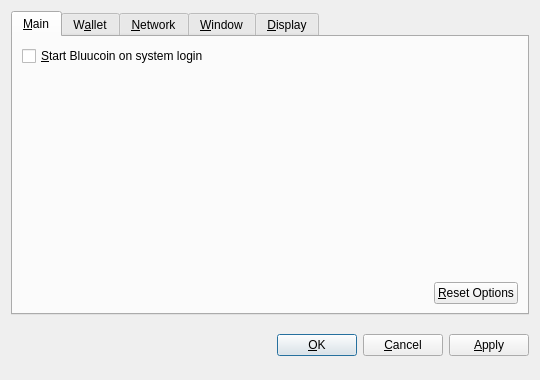
<?xml version="1.0" encoding="UTF-8"?>
<ui version="4.0">
 <class>OptionsDialog</class>
 <widget class="QDialog" name="OptionsDialog">
  <property name="geometry">
   <rect>
    <x>0</x>
    <y>0</y>
    <width>540</width>
    <height>380</height>
   </rect>
  </property>
  <property name="windowTitle">
   <string>Options</string>
  </property>
  <property name="modal">
   <bool>true</bool>
  </property>
  <layout class="QVBoxLayout" name="verticalLayout">
   <item>
    <widget class="QTabWidget" name="tabWidget">
     <property name="tabPosition">
      <enum>QTabWidget::North</enum>
     </property>
     <property name="currentIndex">
      <number>0</number>
     </property>
     <widget class="QWidget" name="tabMain">
      <attribute name="title">
       <string>&amp;Main</string>
      </attribute>
      <layout class="QVBoxLayout" name="verticalLayout_Main">
       <item>
        <widget class="QCheckBox" name="bitcoinAtStartup">
         <property name="toolTip">
          <string>Automatically start Bluucoin after logging in to the system.</string>
         </property>
         <property name="text">
          <string>&amp;Start Bluucoin on system login</string>
         </property>
        </widget>
       </item>
       <item>
        <spacer name="verticalSpacer_Main">
         <property name="orientation">
          <enum>Qt::Vertical</enum>
         </property>
         <property name="sizeHint" stdset="0">
          <size>
           <width>20</width>
           <height>40</height>
          </size>
         </property>
        </spacer>
       </item>
       <item>
        <layout class="QHBoxLayout" name="horizontalLayout_2_Main">
         <item>
          <spacer name="horizontalSpacer_2_Main">
           <property name="orientation">
            <enum>Qt::Horizontal</enum>
           </property>
           <property name="sizeHint" stdset="0">
            <size>
             <width>40</width>
             <height>20</height>
            </size>
           </property>
          </spacer>
         </item>
         <item>
          <widget class="QPushButton" name="resetButton">
           <property name="toolTip">
            <string>Reset all client options to default.</string>
           </property>
           <property name="text">
            <string>&amp;Reset Options</string>
           </property>
           <property name="autoDefault">
            <bool>false</bool>
           </property>
          </widget>
         </item>
        </layout>
       </item>
      </layout>
     </widget>
     <widget class="QWidget" name="tabWallet">
      <attribute name="title">
       <string>W&amp;allet</string>
      </attribute>
      <layout class="QVBoxLayout" name="verticalLayout_Network">
       <item>
        <widget class="QLabel" name="transactionFeeInfoLabel">
         <property name="text">
          <string>Optional transaction fee per kB that helps make sure your transactions are processed quickly. Most transactions are 1 kB.</string>
         </property>
         <property name="textFormat">
          <enum>Qt::PlainText</enum>
         </property>
         <property name="wordWrap">
          <bool>true</bool>
         </property>
        </widget>
       </item>
       <item>
        <layout class="QHBoxLayout" name="horizontalLayout_1_Main">
         <item>
          <widget class="QLabel" name="transactionFeeLabel">
           <property name="text">
            <string>Pay transaction &amp;fee</string>
           </property>
           <property name="textFormat">
            <enum>Qt::PlainText</enum>
           </property>
           <property name="buddy">
            <cstring>transactionFee</cstring>
           </property>
          </widget>
         </item>
         <item>
          <widget class="BitcoinAmountField" name="transactionFee"/>
         </item>
         <item>
          <spacer name="horizontalSpacer_1_Main">
           <property name="orientation">
            <enum>Qt::Horizontal</enum>
           </property>
           <property name="sizeHint" stdset="0">
            <size>
             <width>40</width>
             <height>20</height>
            </size>
           </property>
          </spacer>
         </item>
        </layout>
       </item>
       <item>
        <widget class="QLabel" name="label">
         <property name="text">
          <string>If you disable the spending of unconfirmed change, the change from a transaction cannot be used until that transaction has at least one confirmation. This also affects how your balance is computed.</string>
         </property>
         <property name="wordWrap">
          <bool>true</bool>
         </property>
        </widget>
       </item>
       <item>
        <widget class="QCheckBox" name="spendZeroConfChange">
         <property name="text">
          <string>Spend unconfirmed change  (experts only)</string>
         </property>
        </widget>
       </item>
       <item>
        <spacer name="verticalSpacer">
         <property name="orientation">
          <enum>Qt::Vertical</enum>
         </property>
         <property name="sizeHint" stdset="0">
          <size>
           <width>20</width>
           <height>40</height>
          </size>
         </property>
        </spacer>
       </item>
      </layout>
     </widget>
     <widget class="QWidget" name="tabNetwork">
      <attribute name="title">
       <string>&amp;Network</string>
      </attribute>
      <layout class="QVBoxLayout" name="verticalLayout_Network">
       <item>
        <widget class="QCheckBox" name="mapPortUpnp">
         <property name="toolTip">
          <string>Automatically open the Bluucoin client port on the router. This only works when your router supports UPnP and it is enabled.</string>
         </property>
         <property name="text">
          <string>Map port using &amp;UPnP</string>
         </property>
        </widget>
       </item>
       <item>
        <widget class="QCheckBox" name="connectSocks">
         <property name="toolTip">
          <string>Connect to the Bluucoin network through a SOCKS proxy (e.g. when connecting through Tor).</string>
         </property>
         <property name="text">
          <string>&amp;Connect through SOCKS proxy:</string>
         </property>
        </widget>
       </item>
       <item>
        <layout class="QHBoxLayout" name="horizontalLayout_Network">
         <item>
          <widget class="QLabel" name="proxyIpLabel">
           <property name="text">
            <string>Proxy &amp;IP:</string>
           </property>
           <property name="textFormat">
            <enum>Qt::PlainText</enum>
           </property>
           <property name="buddy">
            <cstring>proxyIp</cstring>
           </property>
          </widget>
         </item>
         <item>
          <widget class="QValidatedLineEdit" name="proxyIp">
           <property name="maximumSize">
            <size>
             <width>140</width>
             <height>16777215</height>
            </size>
           </property>
           <property name="toolTip">
            <string>IP address of the proxy (e.g. 127.0.0.1)</string>
           </property>
          </widget>
         </item>
         <item>
          <widget class="QLabel" name="proxyPortLabel">
           <property name="text">
            <string>&amp;Port:</string>
           </property>
           <property name="textFormat">
            <enum>Qt::PlainText</enum>
           </property>
           <property name="buddy">
            <cstring>proxyPort</cstring>
           </property>
          </widget>
         </item>
         <item>
          <widget class="QLineEdit" name="proxyPort">
           <property name="maximumSize">
            <size>
             <width>55</width>
             <height>16777215</height>
            </size>
           </property>
           <property name="toolTip">
            <string>Port of the proxy (e.g. 9050)</string>
           </property>
          </widget>
         </item>
         <item>
          <widget class="QLabel" name="socksVersionLabel">
           <property name="text">
            <string>SOCKS &amp;Version:</string>
           </property>
           <property name="textFormat">
            <enum>Qt::PlainText</enum>
           </property>
           <property name="buddy">
            <cstring>socksVersion</cstring>
           </property>
          </widget>
         </item>
         <item>
          <widget class="QValueComboBox" name="socksVersion">
           <property name="toolTip">
            <string>SOCKS version of the proxy (e.g. 5)</string>
           </property>
          </widget>
         </item>
         <item>
          <spacer name="horizontalSpacer_Network">
           <property name="orientation">
            <enum>Qt::Horizontal</enum>
           </property>
           <property name="sizeHint" stdset="0">
            <size>
             <width>40</width>
             <height>20</height>
            </size>
           </property>
          </spacer>
         </item>
        </layout>
       </item>
       <item>
        <spacer name="verticalSpacer_Network">
         <property name="orientation">
          <enum>Qt::Vertical</enum>
         </property>
         <property name="sizeHint" stdset="0">
          <size>
           <width>20</width>
           <height>40</height>
          </size>
         </property>
        </spacer>
       </item>
      </layout>
     </widget>
     <widget class="QWidget" name="tabWindow">
      <attribute name="title">
       <string>&amp;Window</string>
      </attribute>
      <layout class="QVBoxLayout" name="verticalLayout_Window">
       <item>
        <widget class="QCheckBox" name="minimizeToTray">
         <property name="toolTip">
          <string>Show only a tray icon after minimizing the window.</string>
         </property>
         <property name="text">
          <string>&amp;Minimize to the tray instead of the taskbar</string>
         </property>
        </widget>
       </item>
       <item>
        <widget class="QCheckBox" name="minimizeOnClose">
         <property name="toolTip">
          <string>Minimize instead of exit the application when the window is closed. When this option is enabled, the application will be closed only after selecting Quit in the menu.</string>
         </property>
         <property name="text">
          <string>M&amp;inimize on close</string>
         </property>
        </widget>
       </item>
       <item>
        <spacer name="verticalSpacer_Window">
         <property name="orientation">
          <enum>Qt::Vertical</enum>
         </property>
         <property name="sizeHint" stdset="0">
          <size>
           <width>20</width>
           <height>40</height>
          </size>
         </property>
        </spacer>
       </item>
      </layout>
     </widget>
     <widget class="QWidget" name="tabDisplay">
      <attribute name="title">
       <string>&amp;Display</string>
      </attribute>
      <layout class="QVBoxLayout" name="verticalLayout_Display">
       <item>
        <layout class="QHBoxLayout" name="horizontalLayout_1_Display">
         <item>
          <widget class="QLabel" name="langLabel">
           <property name="text">
            <string>User Interface &amp;language:</string>
           </property>
           <property name="textFormat">
            <enum>Qt::PlainText</enum>
           </property>
           <property name="buddy">
            <cstring>lang</cstring>
           </property>
          </widget>
         </item>
         <item>
          <widget class="QValueComboBox" name="lang">
           <property name="toolTip">
            <string>The user interface language can be set here. This setting will take effect after restarting Bluucoin.</string>
           </property>
          </widget>
         </item>
        </layout>
       </item>
       <item>
        <layout class="QHBoxLayout" name="horizontalLayout_2_Display">
         <item>
          <widget class="QLabel" name="unitLabel">
           <property name="text">
            <string>&amp;Unit to show amounts in:</string>
           </property>
           <property name="textFormat">
            <enum>Qt::PlainText</enum>
           </property>
           <property name="buddy">
            <cstring>unit</cstring>
           </property>
          </widget>
         </item>
         <item>
          <widget class="QValueComboBox" name="unit">
           <property name="toolTip">
            <string>Choose the default subdivision unit to show in the interface and when sending coins.</string>
           </property>
          </widget>
         </item>
        </layout>
       </item>
       <item>
        <widget class="QCheckBox" name="displayAddresses">
         <property name="toolTip">
          <string>Whether to show Bluucoin addresses in the transaction list or not.</string>
         </property>
         <property name="text">
          <string>&amp;Display addresses in transaction list</string>
         </property>
        </widget>
       </item>
       <item>
        <widget class="QCheckBox" name="coinControlFeatures">
         <property name="toolTip">
          <string>Whether to show coin control features or not.</string>
         </property>
         <property name="text">
          <string>Display coin &amp;control features (experts only!)</string>
         </property>
        </widget>
       </item>
       <item>
        <spacer name="verticalSpacer_Display">
         <property name="orientation">
          <enum>Qt::Vertical</enum>
         </property>
         <property name="sizeHint" stdset="0">
          <size>
           <width>20</width>
           <height>40</height>
          </size>
         </property>
        </spacer>
       </item>
      </layout>
     </widget>
    </widget>
   </item>
   <item>
    <layout class="QHBoxLayout" name="horizontalLayout_Buttons">
     <item>
      <spacer name="horizontalSpacer_1">
       <property name="orientation">
        <enum>Qt::Horizontal</enum>
       </property>
       <property name="sizeHint" stdset="0">
        <size>
         <width>40</width>
         <height>48</height>
        </size>
       </property>
      </spacer>
     </item>
     <item>
      <widget class="QLabel" name="statusLabel">
       <property name="font">
        <font>
         <weight>75</weight>
         <bold>true</bold>
        </font>
       </property>
       <property name="text">
        <string/>
       </property>
       <property name="textFormat">
        <enum>Qt::PlainText</enum>
       </property>
       <property name="wordWrap">
        <bool>true</bool>
       </property>
      </widget>
     </item>
     <item>
      <spacer name="horizontalSpacer_2">
       <property name="orientation">
        <enum>Qt::Horizontal</enum>
       </property>
       <property name="sizeHint" stdset="0">
        <size>
         <width>40</width>
         <height>48</height>
        </size>
       </property>
      </spacer>
     </item>
     <item>
      <widget class="QPushButton" name="okButton">
       <property name="text">
        <string>&amp;OK</string>
       </property>
      </widget>
     </item>
     <item>
      <widget class="QPushButton" name="cancelButton">
       <property name="text">
        <string>&amp;Cancel</string>
       </property>
       <property name="autoDefault">
        <bool>false</bool>
       </property>
      </widget>
     </item>
     <item>
      <widget class="QPushButton" name="applyButton">
       <property name="text">
        <string>&amp;Apply</string>
       </property>
       <property name="autoDefault">
        <bool>false</bool>
       </property>
      </widget>
     </item>
    </layout>
   </item>
  </layout>
 </widget>
 <customwidgets>
  <customwidget>
   <class>BitcoinAmountField</class>
   <extends>QSpinBox</extends>
   <header>bitcoinamountfield.h</header>
  </customwidget>
  <customwidget>
   <class>QValueComboBox</class>
   <extends>QComboBox</extends>
   <header>qvaluecombobox.h</header>
  </customwidget>
  <customwidget>
   <class>QValidatedLineEdit</class>
   <extends>QLineEdit</extends>
   <header>qvalidatedlineedit.h</header>
  </customwidget>
 </customwidgets>
 <resources/>
 <connections/>
</ui>
